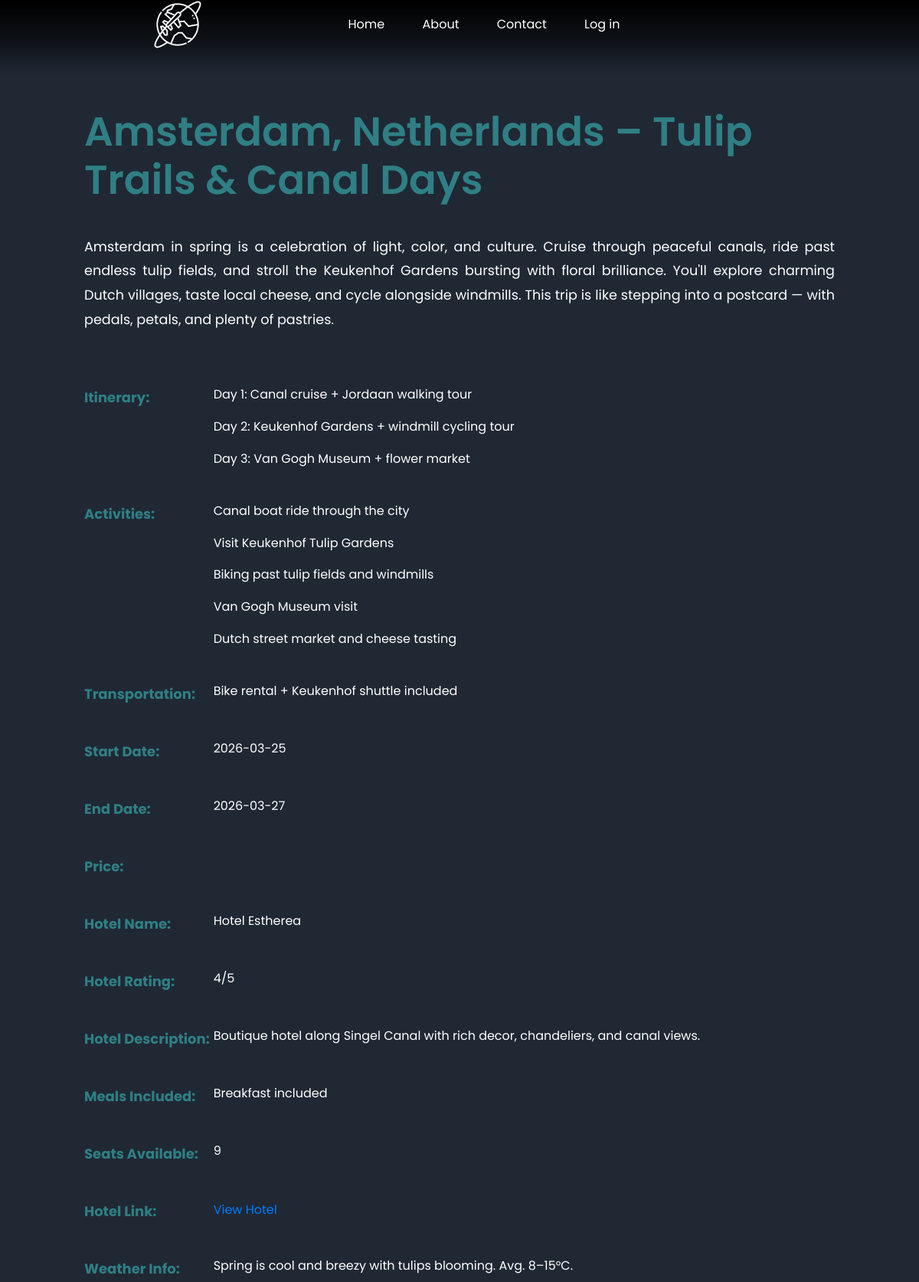
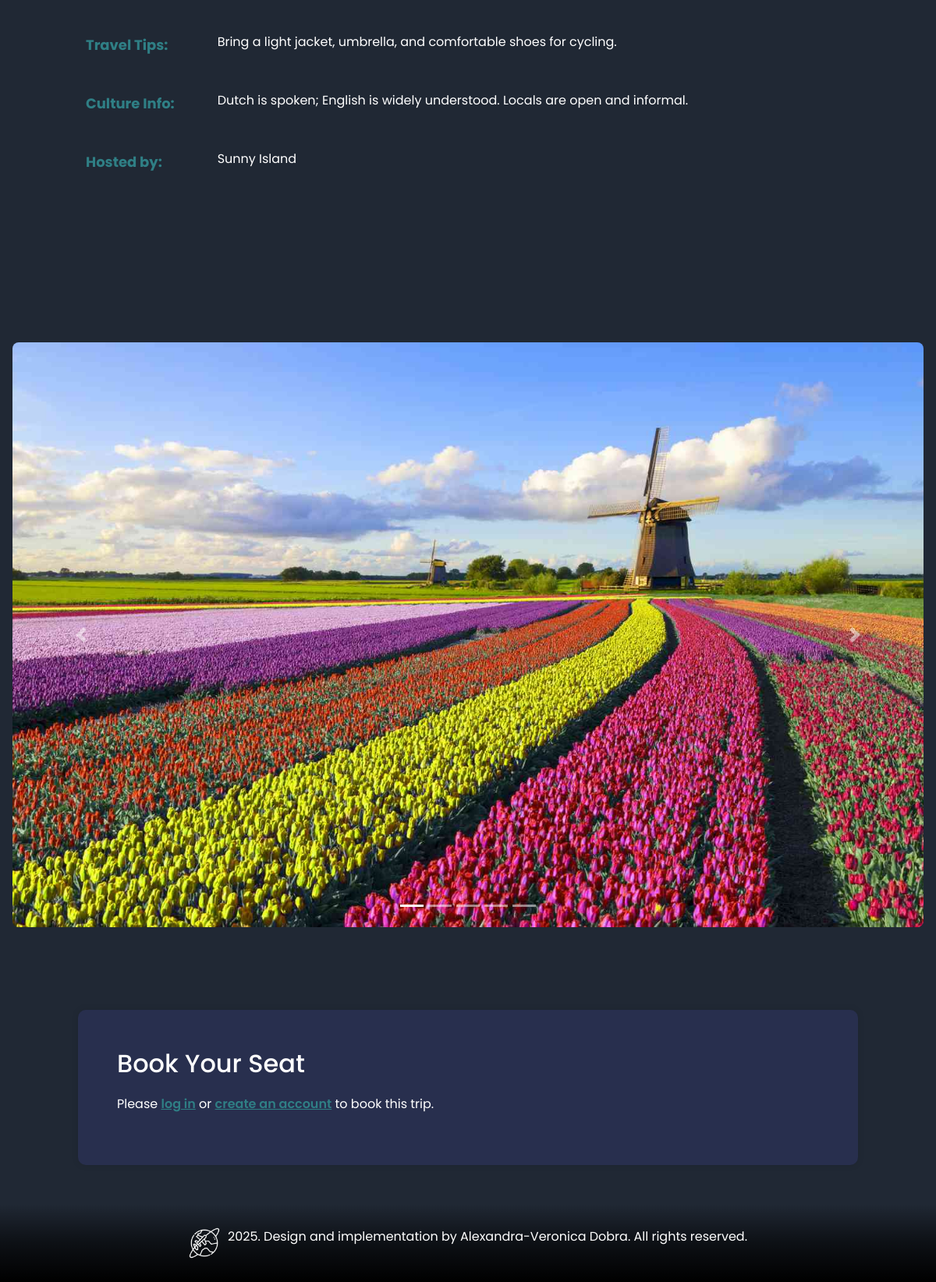
Page /web/booking1.php?id=12 on the committed database (2 pictures, top to bottom).
### tables this page shows
CREATE TABLE `excursion_details` (
  `id` int(11) NOT NULL,
  `excursion_id` int(11) NOT NULL,
  `start_date` date DEFAULT NULL,
  `end_date` date DEFAULT NULL,
  `transportation` varchar(100) DEFAULT NULL,
  `description` text DEFAULT NULL,
  `itinerary` text DEFAULT NULL,
  `title` varchar(255) DEFAULT NULL,
  `activities` text DEFAULT NULL,
  `price` decimal(10,2) DEFAULT NULL,
  `image1_url` varchar(100) DEFAULT NULL,
  `image2_url` varchar(100) DEFAULT NULL,
  `image3_url` varchar(100) DEFAULT NULL,
  `image4_url` varchar(100) DEFAULT NULL,
  `image5_url` varchar(100) DEFAULT NULL,
  `hotel_name` varchar(255) DEFAULT NULL,
  `hotel_rating` int(11) DEFAULT NULL,
  `hotel_description` text DEFAULT NULL,
  `meals_included` varchar(100) DEFAULT NULL,
  `group_size` int(11) DEFAULT NULL,
  `hotel_link` varchar(255) DEFAULT NULL,
  `weather_info` text DEFAULT NULL,
  `travel_tips` text DEFAULT NULL,
  `culture_info` text DEFAULT NULL
);

CREATE TABLE `agencies` (
  `agency_id` int(11) NOT NULL,
  `agency_name` varchar(255) NOT NULL,
  `username` varchar(200) NOT NULL,
  `password` varchar(200) NOT NULL,
  `email` varchar(255) NOT NULL,
  `phone` varchar(20) DEFAULT NULL
);

### web/booking1.php (the view, shortened to what this page needs)
<?php
require_once __DIR__ . "/connect_db.php";
$conectare->set_charset('utf8mb4');
$excursion_id = intval($_GET['id'] ?? 0);
$stmt = $conectare->prepare(
    "SELECT
        ed.*,
        e.travel_agency_id,
        a.agency_name,
        a.email AS agency_email
     FROM excursion_details ed
     JOIN excursions e ON ed.excursion_id = e.id
     JOIN agencies a ON e.travel_agency_id = a.agency_id
     WHERE ed.excursion_id = ?"
);
$stmt->bind_param("i", $excursion_id);
$stmt->execute();
$excursion_details = $stmt->get_result()->fetch_assoc();
$agency_name = $excursion_details['agency_name'] ?? '—';
?>
<!DOCTYPE html>
<html lang="en">
<head>
  <link rel="stylesheet" href="https://unicons.iconscout.com/release/v4.0.8/css/line.css">
  <link rel="stylesheet" type="text/css" href="travel.css">
  <link rel="stylesheet"
    href="https://stackpath.bootstrapcdn.com/bootstrap/4.5.2/css/bootstrap.min.css">
</head>
<body class="book1">
<header>
    <div class="nav-bar">
        <a href="travel.php" class="logo"><img src="flight .png" alt="Flight Logo"></a>
        <div class="navigation">
            <div class="nav-items">
                <a href="travel.php#home"><i class="uil uil-estate"></i>Home</a>
                <a href="travel.php#AboutUs"><i class="uil uil-info-circle"></i>About</a>
                <a href="travel.php#contact"><i class="uil uil-envelope"></i>Contact</a>
                <?php if (isset($_SESSION['user_id'])): ?>
                <a href="my_bookings.php">My bookings</a>
                <a href="logout.php" onclick="return confirm('Are you sure you want to log out?')">Log out</a>
                <?php else: ?>
                <a href="login.php">Log in</a>
                <?php endif; ?>
            </div>
        </div>
    </div>
</header>
<section class="descript">
      <div class="excursion-description">
    <?php if ($excursion_details): ?>
    <h2><?= htmlspecialchars($excursion_details['title']) ?></h2>
      <?= nl2br(htmlspecialchars($excursion_details['description'])) ?>
    </div>
    <div class="excursion-info">
      <div class="grid-row">
        <span class="grid-label">Itinerary:</span>
        <span class="grid-value"><?= nl2br(htmlspecialchars($excursion_details['itinerary'])) ?></span>
      </div>
      <div class="grid-row">
        <span class="grid-label">Activities:</span>
        <span class="grid-value"><?= nl2br(htmlspecialchars($excursion_details['activities'])) ?></span>
      </div>
      <div class="grid-row">
        <span class="grid-label">Transportation:</span>
        <span class="grid-value"><?= nl2br(htmlspecialchars($excursion_details['transportation'])) ?></span>
      </div>
      <div class="grid-row">
        <span class="grid-label">Start Date:</span>
        <span class="grid-value"><?= htmlspecialchars($excursion_details['start_date']) ?></span>
      </div>
      <div class="grid-row">
        <span class="grid-label">End Date:</span>
        <span class="grid-value"><?= htmlspecialchars($excursion_details['end_date']) ?></span>
      </div>
      <div class="grid-row">
        <span class="grid-label">Price:</span>
        <span class="grid-value"><?= htmlspecialchars($excursion_details['price']) ?></span>
      </div>
      <div class="grid-row">
        <span class="grid-label">Hotel Name:</span>
        <span class="grid-value"><?= htmlspecialchars($excursion_details['hotel_name']) ?></span>
      </div>
      <div class="grid-row">
        <span class="grid-label">Hotel Rating:</span>
        <span class="grid-value"><?= htmlspecialchars($excursion_details['hotel_rating']) ?>/5</span>
      </div>
      <div class="grid-row">
        <span class="grid-label">Hotel Description:</span>
        <span class="grid-value"><?= nl2br(htmlspecialchars($excursion_details['hotel_description'])) ?></span>
      </div>
      <div class="grid-row">
        <span class="grid-label">Meals Included:</span>
        <span class="grid-value"><?= htmlspecialchars($excursion_details['meals_included']) ?></span>
      </div>
      <div class="grid-row">
        <span class="grid-label">Seats Available:</span>
        <span class="grid-value"><?= htmlspecialchars($excursion_details['group_size']) ?></span>
      </div>
      <div class="grid-row">
        <span class="grid-label">Hotel Link:</span>
          <a href="<?= htmlspecialchars($excursion_details['hotel_link']) ?>" target="_blank">View Hotel</a>
      </div>
      <div class="grid-row">
        <span class="grid-label">Weather Info:</span>
        <span class="grid-value"><?= nl2br(htmlspecialchars($excursion_details['weather_info'])) ?></span>
      </div>
      <div class="grid-row">
        <span class="grid-label">Travel Tips:</span>
        <span class="grid-value"><?= nl2br(htmlspecialchars($excursion_details['travel_tips'])) ?></span>
      </div>
      <div class="grid-row">
        <span class="grid-label">Culture Info:</span>
        <span class="grid-value"><?= nl2br(htmlspecialchars($excursion_details['culture_info'])) ?></span>
      </div>
      <div class="grid-row">
        <span class="grid-label">Hosted by:</span>
        <span class="grid-value"><?= htmlspecialchars($agency_name) ?></span>
      </div>
    </div>
  <?php endif; ?>
</section>
<section class="carousel-section">
    <div id="carouselExampleIndicators" class="carousel slide my-4" data-ride="carousel">
        <ol class="carousel-indicators">
            <?php for ($i = 0; $i < 5; $i++): ?>
                <li data-target="#carouselExampleIndicators" data-slide-to="<?php echo $i; ?>" class="<?php echo $i == 0 ? 'active' : ''; ?>"></li>
            <?php endfor; ?>
        </ol>
        <div class="carousel-inner">
            <?php
            $images = ['image1_url', 'image2_url', 'image3_url', 'image4_url', 'image5_url'];
            $active = 'active';
            foreach ($images as $image):
                if ($excursion_details[$image]): ?>
                    <div class="carousel-item <?php echo $active; ?>">
                        <img class="d-block w-100" src="/TravelIdeas/images/<?php echo htmlspecialchars($excursion_details[$image]); ?>"
" alt="<?php echo ucfirst(str_replace('_', ' ', $image)); ?>">
                    </div>
                <?php
                $active = '';
                endif;
            endforeach;
            ?>
        </div>
        <a class="carousel-control-prev" href="#carouselExampleIndicators" role="button" data-slide="prev">
            <span class="carousel-control-prev-icon" aria-hidden="true"></span>
        </a>
        <a class="carousel-control-next" href="#carouselExampleIndicators" role="button" data-slide="next">
            <span class="carousel-control-next-icon" aria-hidden="true"></span>
        </a>
    </div>
</section>
<section class="booking-form">
      <div class="form-section">
        <h2 id="bookingSection">Book Your Seat</h2>
            <?php
            $return_url = "booking1.php?id=$excursion_id#bookingSection";
            if (!isset($_SESSION['existing'])):
            ?>
            <p class="text-you-need-to-login">
            Please
            <a href="login.php?return=<?= urlencode($return_url) ?>" class="custom-link">log in</a>
            or
            <a href="login.php?return=<?= urlencode($return_url) ?>" class="custom-link">create an account</a>
            to book this trip.
            </p>
  <?php endif; ?>
  </div>
</section>
  <footer class="footer">
    <img src="flight .png" alt="Flight Logo">
    <p>2025. Design and implementation by Alexandra-Veronica Dobra. All rights reserved.</p>
  </footer>
</body>
</html>

### web/travel.css (style rules this page uses)
:root { --white-color:#fff; --dark-color:#222; --body-bg-color:#fff; --section-bg-color:#202834; --navigation-item-hover-color:#265469; --contrast-color:#307681; --title-color:rgb(47, 127, 133); --text-content-shadow:0 5px 25px rgba(0,0,0,0.1); --box-shadow:0 5px 25px rgb(0 0 0 / 20%); --scroll-bar-color:#fff; --scroll-thumb-color:#282f4e; --scroll-thumb-hover-color:#454f6b; --blue-color:#546989; }
* { margin: 0; padding: 0; box-sizing: border-box; font-family: 'Poppins', sans-serif; }
body { background-color:var(--section-bg-color); }
header { z-index: 999; position: fixed; width: 100%; height: calc(5rem + 1rem); top: 0; left: 0; display: flex; justify-content: center; transition:0.5s ease ; transition-property: height,background; background:linear-gradient(black,rgba(0, 0, 0, 0.6),transparent); }
header .nav-bar { position: relative; width: 100%; display: flex; align-items: center; justify-content: space-between; padding: 0 200px; transition: 0.4s ease; }
.navigation .nav-items a { color: var(--white-color); font-size:1em; text-decoration: none; }
.navigation .nav-items a:not(:last-child) { margin-right: 45px; }
.active, .dot:hover { background-color: #717171; }
.descript { margin-bottom:30px; }
.descript h2 { font-size: 3em; font-weight: 600; color: var(--title-color); text-align: left; margin-bottom: 40px; }
body.book1 { background-color: var(--section-bg-color); color: var(--white-color); }
.descript .excursion-description { font-size: 1.1rem; line-height: 1.8; margin: 0 auto 2rem auto; max-width: 1000px; text-align: justify; padding: 40px 10px; color: var(--text-color); }
.descript { text-align: left; padding: 100px 30px; background-color: var(--section-bg-color); margin-bottom: 30px; }
.excursion-info { display: grid; grid-template-columns: max-content 1fr; row-gap: 3rem; column-gap: 0.3rem; max-width: 1000px; margin: 2rem auto; }
.grid-row { display: contents; }
.grid-label { font-weight: 700; font-size: large; color: var(--title-color); text-align: left; padding-left: 10px; white-space: nowrap; }
.grid-value { color: var(--text-color); line-height: 1.3; }
.carousel-section { display: flex; justify-content: center; padding: 2rem 1rem; background: var(--section-bg-color); }
.carousel { max-width: 1200px; width: 100%; }
.carousel-inner { overflow: hidden; border-radius: 0.5rem; }
.carousel-item { height: 750px; min-height: auto; }
.carousel-item img { width: 100%; height: 100%; object-fit: cover; object-position: center; }
.booking-form { background-color: transparent; }
.booking-form h2 { font-size: 2em; margin-bottom: 20px; }
.text-you-need-to-login { color: var(--white-color); }
.text-you-need-to-login .custom-link { font-weight:600; color: var(--title-color); text-decoration: underline; }
.form-section h2 { font-size: 2em; margin-bottom: 20px; }
.form-section { background: var(--scroll-thumb-color); padding: 50px; max-width: 1000px; margin: 50px auto; border-radius: 10px; box-shadow: 0 0 10px rgba(0,0,0,0.1); }
.footer { z-index: 999; position:relative; width: 100%; bottom: 0; left: 0; display: flex; justify-content: center; transition:0.5s ease ; transition-property: height,background; background:linear-gradient(transparent,rgba(0, 0, 0, 0.6),black); height: 100px; align-items: center; justify-content: space-around; }
.footer img { width: 40px; }
.footer p { color: var(--white-color); }
.footer { background: linear-gradient(transparent, rgba(0, 0, 0, 0.6), black); color: #fff; display: flex; justify-content: center; align-items: center; height: 100px; }
.footer p { margin-left: 10px; }
section.descript, section.more, section#AboutUs, section#contact { margin-left: auto; margin-right: auto; }

### rows in the picture
excursion_details: title "Amsterdam, Netherlands – Tulip Trails & Canal Days", description "Amsterdam in spring is a celebration of light, color, and culture. Cruise through peaceful canals, ride past endless tulip fields, and stroll the Keukenhof Gardens bursting with floral brilliance. You'll explore charming Dutch villages, taste local cheese, and cycle alongside windmills. This trip is like stepping into a postcard — with pedals, petals, and plenty of pastries.", itinerary "Day 1: Canal cruise + Jordaan walking tour Day 2: Keukenhof Gardens + windmill cycling tour Day 3: Van Gogh Museum + flower market", activities "Canal boat ride through the city Visit Keukenhof Tulip Gardens Biking past tulip fields and windmills Van Gogh Museum visit Dutch street market and cheese tasting", transportation "Bike rental + Keukenhof shuttle included", start_date "2026-03-25", end_date "2026-03-27", hotel_name "Hotel Estherea", hotel_rating "4", hotel_description "Boutique hotel along Singel Canal with rich decor, chandeliers, and canal views.", meals_included "Breakfast included", group_size "9", weather_info "Spring is cool and breezy with tulips blooming. Avg. 8–15°C.", travel_tips "Bring a light jacket, umbrella, and comfortable shoes for cycling.", culture_info "Dutch is spoken; English is widely understood. Locals are open and informal.", agencies.agency_name "Sunny Island", image1_url (picture)
